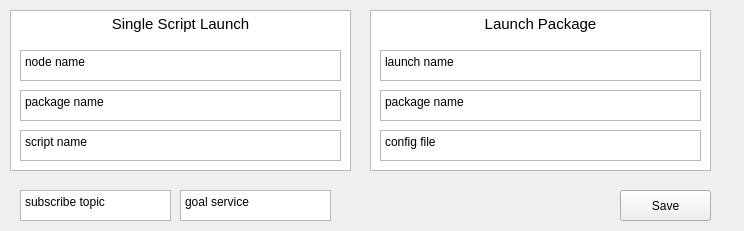
<?xml version="1.0" encoding="UTF-8"?>
<ui version="4.0">
 <class>Form</class>
 <widget class="QWidget" name="Form">
  <property name="geometry">
   <rect>
    <x>0</x>
    <y>0</y>
    <width>744</width>
    <height>231</height>
   </rect>
  </property>
  <property name="windowTitle">
   <string>Form</string>
  </property>
  <widget class="QPlainTextEdit" name="nodeName">
   <property name="geometry">
    <rect>
     <x>20</x>
     <y>50</y>
     <width>321</width>
     <height>31</height>
    </rect>
   </property>
   <property name="plainText">
    <string>node name</string>
   </property>
  </widget>
  <widget class="QPlainTextEdit" name="packageName">
   <property name="geometry">
    <rect>
     <x>20</x>
     <y>90</y>
     <width>321</width>
     <height>31</height>
    </rect>
   </property>
   <property name="plainText">
    <string>package name</string>
   </property>
  </widget>
  <widget class="QPlainTextEdit" name="scriptName">
   <property name="geometry">
    <rect>
     <x>20</x>
     <y>130</y>
     <width>321</width>
     <height>31</height>
    </rect>
   </property>
   <property name="plainText">
    <string>script name</string>
   </property>
  </widget>
  <widget class="QTextBrowser" name="textBrowser">
   <property name="geometry">
    <rect>
     <x>10</x>
     <y>10</y>
     <width>341</width>
     <height>161</height>
    </rect>
   </property>
   <property name="html">
    <string>&lt;!DOCTYPE HTML PUBLIC &quot;-//W3C//DTD HTML 4.0//EN&quot; &quot;http://www.w3.org/TR/REC-html40/strict.dtd&quot;&gt;
&lt;html&gt;&lt;head&gt;&lt;meta name=&quot;qrichtext&quot; content=&quot;1&quot; /&gt;&lt;style type=&quot;text/css&quot;&gt;
p, li { white-space: pre-wrap; }
&lt;/style&gt;&lt;/head&gt;&lt;body style=&quot; font-family:'Ubuntu'; font-size:11pt; font-weight:400; font-style:normal;&quot;&gt;
&lt;p align=&quot;center&quot; style=&quot; margin-top:0px; margin-bottom:0px; margin-left:0px; margin-right:0px; -qt-block-indent:0; text-indent:0px;&quot;&gt;Single Script Launch&lt;/p&gt;&lt;/body&gt;&lt;/html&gt;</string>
   </property>
  </widget>
  <widget class="QTextBrowser" name="textBrowser_2">
   <property name="geometry">
    <rect>
     <x>370</x>
     <y>10</y>
     <width>341</width>
     <height>161</height>
    </rect>
   </property>
   <property name="html">
    <string>&lt;!DOCTYPE HTML PUBLIC &quot;-//W3C//DTD HTML 4.0//EN&quot; &quot;http://www.w3.org/TR/REC-html40/strict.dtd&quot;&gt;
&lt;html&gt;&lt;head&gt;&lt;meta name=&quot;qrichtext&quot; content=&quot;1&quot; /&gt;&lt;style type=&quot;text/css&quot;&gt;
p, li { white-space: pre-wrap; }
&lt;/style&gt;&lt;/head&gt;&lt;body style=&quot; font-family:'Ubuntu'; font-size:11pt; font-weight:400; font-style:normal;&quot;&gt;
&lt;p align=&quot;center&quot; style=&quot; margin-top:0px; margin-bottom:0px; margin-left:0px; margin-right:0px; -qt-block-indent:0; text-indent:0px;&quot;&gt;Launch Package&lt;/p&gt;&lt;/body&gt;&lt;/html&gt;</string>
   </property>
  </widget>
  <widget class="QPlainTextEdit" name="packageName_2">
   <property name="geometry">
    <rect>
     <x>380</x>
     <y>90</y>
     <width>321</width>
     <height>31</height>
    </rect>
   </property>
   <property name="plainText">
    <string>package name</string>
   </property>
  </widget>
  <widget class="QPlainTextEdit" name="controlTopic">
   <property name="geometry">
    <rect>
     <x>20</x>
     <y>190</y>
     <width>151</width>
     <height>31</height>
    </rect>
   </property>
   <property name="plainText">
    <string>subscribe topic</string>
   </property>
  </widget>
  <widget class="QPlainTextEdit" name="launchName">
   <property name="geometry">
    <rect>
     <x>380</x>
     <y>50</y>
     <width>321</width>
     <height>31</height>
    </rect>
   </property>
   <property name="plainText">
    <string>launch name</string>
   </property>
  </widget>
  <widget class="QPushButton" name="saveBttn">
   <property name="geometry">
    <rect>
     <x>620</x>
     <y>190</y>
     <width>91</width>
     <height>31</height>
    </rect>
   </property>
   <property name="text">
    <string>Save</string>
   </property>
  </widget>
  <widget class="QPlainTextEdit" name="goalService">
   <property name="geometry">
    <rect>
     <x>180</x>
     <y>190</y>
     <width>151</width>
     <height>31</height>
    </rect>
   </property>
   <property name="plainText">
    <string>goal service</string>
   </property>
  </widget>
  <widget class="QPlainTextEdit" name="packageName_3">
   <property name="geometry">
    <rect>
     <x>380</x>
     <y>130</y>
     <width>321</width>
     <height>31</height>
    </rect>
   </property>
   <property name="plainText">
    <string>config file</string>
   </property>
  </widget>
  <zorder>textBrowser</zorder>
  <zorder>nodeName</zorder>
  <zorder>packageName</zorder>
  <zorder>scriptName</zorder>
  <zorder>textBrowser_2</zorder>
  <zorder>packageName_2</zorder>
  <zorder>controlTopic</zorder>
  <zorder>launchName</zorder>
  <zorder>saveBttn</zorder>
  <zorder>goalService</zorder>
  <zorder>packageName_3</zorder>
 </widget>
 <resources/>
 <connections/>
</ui>
